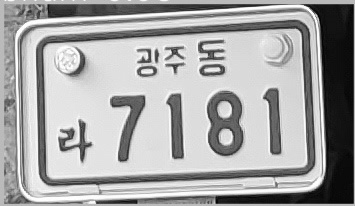
#> input picture deep+/folder/plate.jpg, 355 x 206 px
$ jupyter execute Untitled1.ipynb
#> lines starting #> are read from the running program, lines starting #| are printed output that depends on the picture; after the words box and inside, x2 and y2 are one past the last pixel; in counts of white or black regions, pixels touching at a corner belong together
[cell 1]
import cv2
img_color = cv2.imread('./folder/plate.jpg')
#> img_color is the input picture: shape (206, 355, 3); min 0, max 255, mean 164.9
img_gray = cv2.cvtColor(img_color, cv2.COLOR_BGR2GRAY)
ret, img_binary = cv2.threshold(img_gray, 127,255,0)
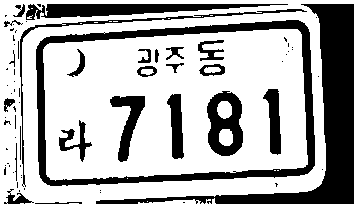
#> img_binary: shape (206, 355); 68.8% white; 73 black regions (48 under 20 px)
contours, hierarchy = cv2.findContours(img_binary, cv2.RETR_LIST, cv2.CHAIN_APPROX_SIMPLE)
#> contours = 112 contours, 75 with area under 20; largest, box (x1, y1, x2, y2) and area: (0, 0, 355, 206) 72570, (35, 19, 316, 187) 42306, (43, 29, 308, 181) 35716, (95, 3, 355, 205) 8504, (25, 3, 289, 21) 2410

for cnt in contours:
    cv2.drawContours(img_color, [cnt], 0, (255,0,0), 3)
#> this loop made 112 passes
#> cnt on passes 6, 8, 10, 14, 19, 20, 21, 22, 24, 25, 26, 30: [[147, 201]], [[99, 192], [100, 191], [101, 192], [100, 193]], [[99, 190], [100, 189], [101, 190], [100, 191]], [[22, 186], [23, 185], [24, 186], [23, 187]], [[127, 178]], [[20, 177], [21, 176], [22, 177], [21, 178]], [[20, 175], [21, 174], [22, 175], [21, 176]], [[12, 172], [13, 171], [14, 172], [13, 173]], [[277, 170], [278, 170]], [[274, 170], [275, 170]], [[321, 169], [322, 168], [323, 169], [322, 170]], [[4, 165], [5, 164], [6, 165], [5, 166]]
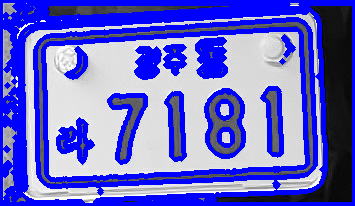
#> img_color: shape (206, 355, 3); mean B, G, R 204.8, 101.6, 101.6

cv2.imshow("result", img_color)
cv2.waitKey(0)

for cnt in contours:
    area = cv2.contourArea(cnt)
    print(area)
#> this loop made 112 passes
#> area on passes 2, 7, 27, 33, 35, 36, 38, 39, 41, 45, 46, 47: 103.5, 194, 22.5, 79, 181, 68, 514, 25.5, 28, 193.5, 104, 1016
#| 4.0
#| 103.5
#| 4.0
#| 8.5
#| 8.5
#| 0.0
#| 194.0
#| 2.0
#> (further printed lines are left out)

cv2.imshow("result", img_color)
cv2.waitKey(0)
cv2.destroyAllWindows()
